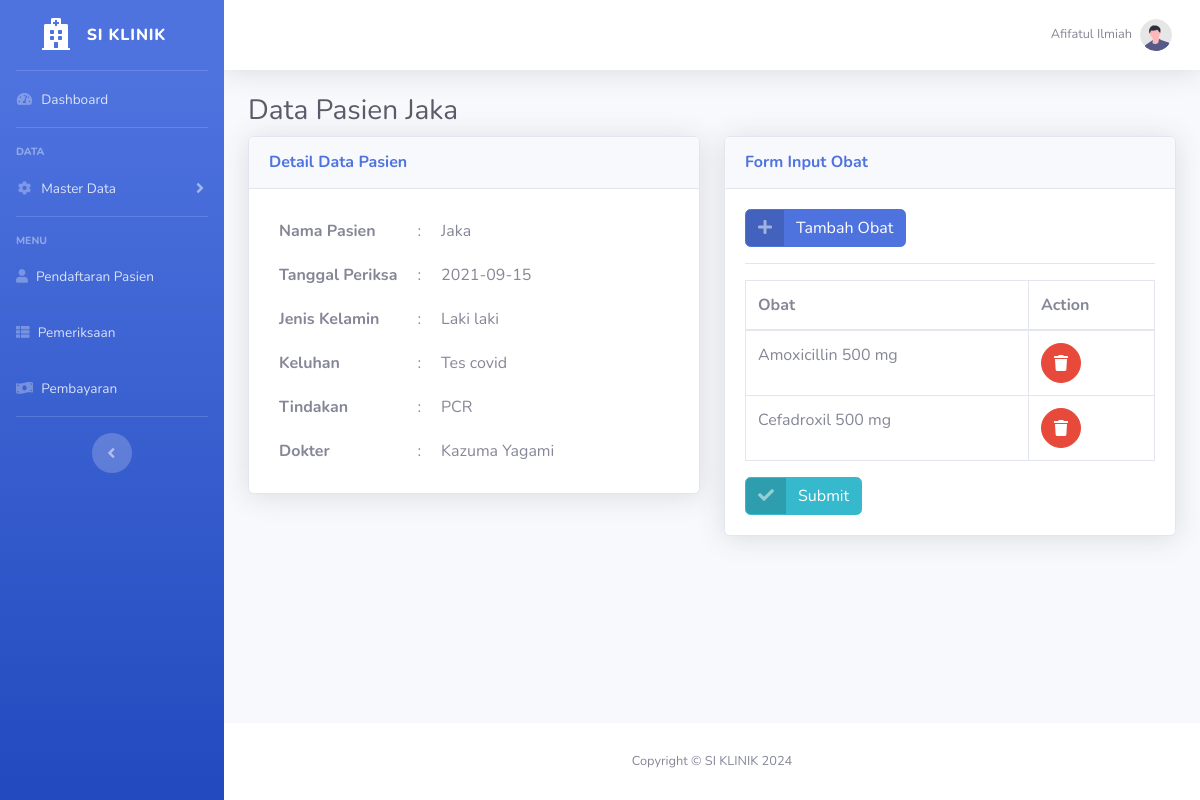
/pemeriksaan/inputObat.php?id=18 (signed in), run on the app's committed database.
### tables this page shows
CREATE TABLE `user` (
  `id` int(11) NOT NULL,
  `id_pegawai` int(11) NOT NULL,
  `username` varchar(255) NOT NULL,
  `password` varchar(255) NOT NULL,
  `level` varchar(255) NOT NULL
);

CREATE TABLE `pegawai` (
  `id` int(11) NOT NULL,
  `nama_pegawai` varchar(255) NOT NULL,
  `nohp` varchar(12) NOT NULL,
  `alamat` varchar(255) NOT NULL,
  `jk` varchar(255) NOT NULL
);

CREATE TABLE `pendaftaran` (
  `id` int(11) NOT NULL,
  `id_tindakan` int(11) NOT NULL,
  `id_wilayah` int(11) NOT NULL,
  `id_pegawai` int(11) NOT NULL,
  `nama_pasien` varchar(255) NOT NULL,
  `jk` varchar(255) NOT NULL,
  `alamat` varchar(255) NOT NULL,
  `nohp` varchar(12) NOT NULL,
  `tanggal` date NOT NULL,
  `keluhan` varchar(255) NOT NULL,
  `status` varchar(255) NOT NULL
);

CREATE TABLE `tindakan` (
  `id` int(11) NOT NULL,
  `tindakan` varchar(255) NOT NULL,
  `harga` int(11) NOT NULL
);

CREATE TABLE `tmp_obat` (
  `id` int(11) NOT NULL,
  `id_pendaftaran` int(11) NOT NULL,
  `id_obat` int(11) NOT NULL
);

CREATE TABLE `obat` (
  `id` int(11) NOT NULL,
  `nama_obat` varchar(255) NOT NULL,
  `jenis` varchar(255) NOT NULL,
  `satuan` varchar(255) NOT NULL,
  `harga` int(11) NOT NULL,
  `stok` int(11) NOT NULL
);

### pemeriksaan/function.php (called while the page is built, shortened)
<?php
require "../koneksi.php";
function select($query)
{
    global $conn;
    $sql = mysqli_query($conn, $query);
    $pemeriksaans = [];
    while ($pemeriksaan = mysqli_fetch_assoc($sql)) {
        $pemeriksaans[] = $pemeriksaan;
    }
    return $pemeriksaans;
}

### pemeriksaan/inputObat.php (the view, shortened to what this page needs)
<?php
require "function.php";
$pegawai = $_SESSION["id_pegawai"];
$user = mysqli_query($conn, "SELECT * FROM user A LEFT JOIN pegawai B ON B.id = A.id_pegawai WHERE A.id_pegawai = '$pegawai'");
$user = mysqli_fetch_assoc($user);
$id = $_GET["id"];
$query = "SELECT A.id AS id_pendaftaran, A.nama_pasien, A.tanggal, A.keluhan, A.jk,
          B.id AS id_tindakan, B.tindakan,
          C.id AS id_pegawai, C.nama_pegawai FROM pendaftaran A
          LEFT JOIN tindakan B ON B.id = A.id_tindakan
          LEFT JOIN pegawai C ON C.id = A.id_pegawai
          WHERE A.id = '$id'";
$pasien = select($query)[0];
$tmp_obat_query = "SELECT A.id, A.id_obat, B.nama_obat FROM tmp_obat A
                   LEFT JOIN obat B ON B.id = A.id_obat
                   WHERE A.id_pendaftaran = '$id'";
$tmp_obat = select($tmp_obat_query);
?>
<!DOCTYPE html>
<html lang="en">
<head>
    <link href="../assets/vendor/fontawesome-free/css/all.min.css" rel="stylesheet" type="text/css">
    <link href="../assets/css/sb-admin-2.min.css" rel="stylesheet">
    <link href="../assets/vendor/datatables/dataTables.bootstrap4.min.css" rel="stylesheet">
</head>
<body id="page-top">
    <div id="wrapper">
        <ul class="navbar-nav bg-gradient-primary sidebar sidebar-dark accordion" id="accordionSidebar">
            <a class="sidebar-brand d-flex align-items-center justify-content-center" href="../index.php">
                <div class="sidebar-brand-icon">
                    <i class="fas fa-hospital"></i>
                </div>
                <div class="sidebar-brand-text mx-3">SI KLINIK</div>
            </a>
            <hr class="sidebar-divider my-0">
            <li class="nav-item">
                <a class="nav-link" href="../index.php">
                    <i class="fas fa-fw fa-tachometer-alt"></i>
                    <span>Dashboard</span></a>
            </li>
            <hr class="sidebar-divider">
            <div class="sidebar-heading">
                Data
            </div>
            <li class="nav-item">
                <a class="nav-link collapsed" href="#" data-toggle="collapse" data-target="#collapseTwo" aria-expanded="true" aria-controls="collapseTwo">
                    <i class="fas fa-fw fa-cog"></i>
                    <span>Master Data</span>
                </a>
            </li>
            <hr class="sidebar-divider">
            <div class="sidebar-heading">
                Menu
            </div>
            <li class="nav-item">
                <a class="nav-link" href="../pendaftaran/index.php">
                    <i class="fas fa-user"></i>
                    <span>Pendaftaran Pasien</span>
                </a>
            </li>
            <li class="nav-item">
                <a class="nav-link" href="../pemeriksaan/index.php">
                    <i class="fas fa-th-list"></i>
                    <span>Pemeriksaan</span>
                </a>
            </li>
            <li class="nav-item">
                <a class="nav-link" href="../pembayaran/index.php">
                    <i class="fas fa-money-bill-wave"></i>
                    <span>Pembayaran</span>
                </a>
            </li>
            <hr class="sidebar-divider d-none d-md-block">
            <div class="text-center d-none d-md-inline">
                <button class="rounded-circle border-0" id="sidebarToggle"></button>
            </div>
        </ul>
        <div id="content-wrapper" class="d-flex flex-column">
            <div id="content">
                <nav class="navbar navbar-expand navbar-light bg-white topbar mb-4 static-top shadow">
                    <ul class="navbar-nav ml-auto">
                        <li class="nav-item dropdown no-arrow">
                            <a class="nav-link dropdown-toggle" href="#" id="userDropdown" role="button" data-toggle="dropdown" aria-haspopup="true" aria-expanded="false">
                                <span class="mr-2 d-none d-lg-inline text-gray-600 small"><?= $user["nama_pegawai"]; ?></span>
                                <img class="img-profile rounded-circle" src="../assets/img/undraw_profile.svg">
                            </a>
                        </li>
                    </ul>
                </nav>
                <div class="container-fluid">
                    <h1 class="h3 mb-2 text-gray-800">Data Pasien <?= $pasien["nama_pasien"]; ?></h1>
                    <div class="row">
                        <div class="col-md-6">
                            <div class="card shadow mb-4">
                                <div class="card-header py-3">
                                    <h6 class="m-0 font-weight-bold text-primary">Detail Data Pasien</h6>
                                </div>
                                <div class="card-body">
                                    <div class="table-responsive">
                                        <table cellpadding="10">
                                            <tr>
                                                <th>Nama Pasien</th>
                                                <td>:</td>
                                                <td><?= $pasien["nama_pasien"]; ?></td>
                                            </tr>
                                            <tr>
                                                <th>Tanggal Periksa</th>
                                                <td>:</td>
                                                <td><?= $pasien["tanggal"]; ?></td>
                                            </tr>
                                            <tr>
                                                <th>Jenis Kelamin</th>
                                                <td>:</td>
                                                <td>
                                                    <?php if ($pasien["jk"] === "L") : ?>
                                                        Laki laki
                                                    <?php else : ?>
                                                        Perempuan
                                                    <?php endif; ?>
                                                </td>
                                            </tr>
                                            <tr>
                                                <th>Keluhan</th>
                                                <td>:</td>
                                                <td><?= $pasien["keluhan"]; ?></td>
                                            </tr>
                                            <tr>
                                                <th>Tindakan</th>
                                                <td>:</td>
                                                <td><?= $pasien["tindakan"]; ?></td>
                                            </tr>
                                            <tr>
                                                <th>Dokter</th>
                                                <td>:</td>
                                                <td><?= $pasien["nama_pegawai"]; ?></td>
                                            </tr>
                                        </table>
                                    </div>
                                </div>
                            </div>
                        </div>
                        <div class="col-md-6">
                            <div class="card shadow mb-4">
                                <div class="card-header py-3">
                                    <h6 class="m-0 font-weight-bold text-primary">Form Input Obat</h6>
                                </div>
                                <div class="card-body">
                                    <a href="#" class="btn btn-primary btn-icon-split" data-toggle="modal" data-target="#obatModal">
                                        <span class="icon text-white-50">
                                            <i class="fas fa-plus"></i>
                                        </span>
                                        <span class="text">Tambah Obat</span>
                                    </a>
                                    <hr>
                                    <div class="table-responsive">
                                        <table class="table table-bordered" width="100%" cellspacing="0">
                                            <thead>
                                                <tr>
                                                    <th>Obat</th>
                                                    <th>Action</th>
                                                </tr>
                                            </thead>
                                            <tbody>
                                                <?php foreach ($tmp_obat as $row) : ?>
                                                    <tr>
                                                        <td><?= $row["nama_obat"]; ?></td>
                                                        <td>
                                                            <form action="" method="post">
                                                                <button type="submit" name="hapusObat" class="btn btn-danger btn-circle">
                                                                    <i class="fas fa-trash"></i>
                                                                </button>
                                                            </form>
                                                        </td>
                                                    </tr>
                                                <?php endforeach; ?>
                                            </tbody>
                                        </table>
                                    </div>
                                    <form action="" method="post">
                                        <button type="submit" class="btn btn-info btn-icon-split" name="inputHasil">
                                            <span class="icon text-white-50">
                                                <i class="fas fa-check"></i>
                                            </span>
                                            <span class="text">Submit</span>
                                        </button>
                                    </form>
                                </div>
                            </div>
                        </div>
                    </div>
                </div>
            </div>
            <footer class="sticky-footer bg-white">
                <div class="container my-auto">
                    <div class="copyright text-center my-auto">
                        <span>Copyright &copy; SI KLINIK <?= date("Y") ?></span>
                    </div>
                </div>
            </footer>
        </div>
    </div>
</body>
</html>

### data on the page
user: id_pegawai.nama_pegawai "Afifatul Ilmiah"
pendaftaran: nama_pasien "Jaka", tanggal "2021-09-15", keluhan "Tes covid", id_tindakan.tindakan "PCR", id_pegawai.nama_pegawai "Kazuma Yagami"
tmp_obat: id_obat.nama_obat "Amoxicillin 500 mg"
tmp_obat: id_obat.nama_obat "Cefadroxil 500 mg"
